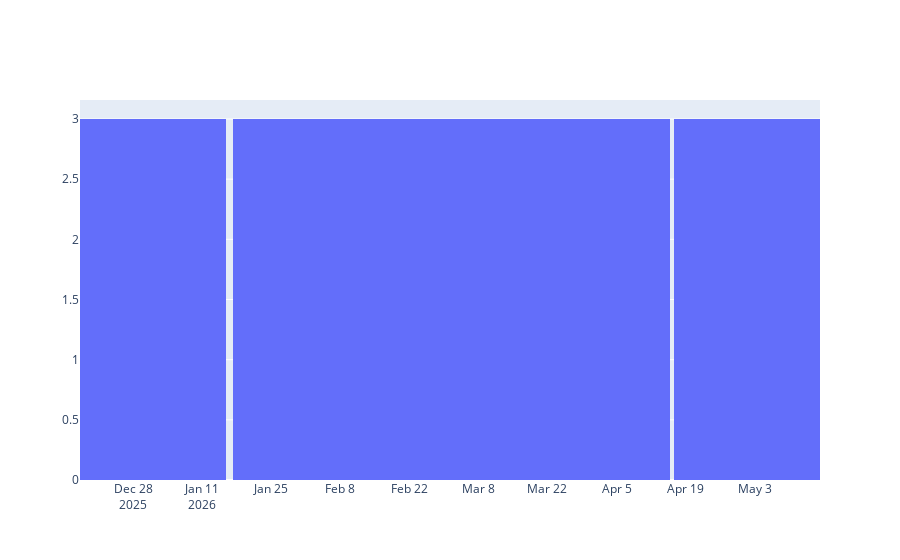

The cell this chart's notebook holds for it:
### Code cell
import plotly.graph_objects as go

go.Figure(
    go.Histogram(
        x=weekly_df.get_column("year_week"),
        y=weekly_df.get_column("distance"),
    )
)

### Figure 1 — Plotly figure (JSON) as saved in the notebook; plotly's stock layout.template omitted (floating-point values rounded to 4 significant figures)
{"data": [{"type": "histogram", "x": ["2026-1", "2026-1", "2026-1", "2026-2", "2026-2", "2026-2", "2026-3", "2026-3", "2026-3", "2026-4", "2026-4", "2026-4", "2026-5", "2026-5", "2026-5"], "y": [0.0, 0.0, 0.0, 0.0, 0.0, 0.0, 21.41, 0.0, 25.75, 0.0, 50.05, 52.47, 34.03, 0.0, 20.6]}], "layout": {}}
